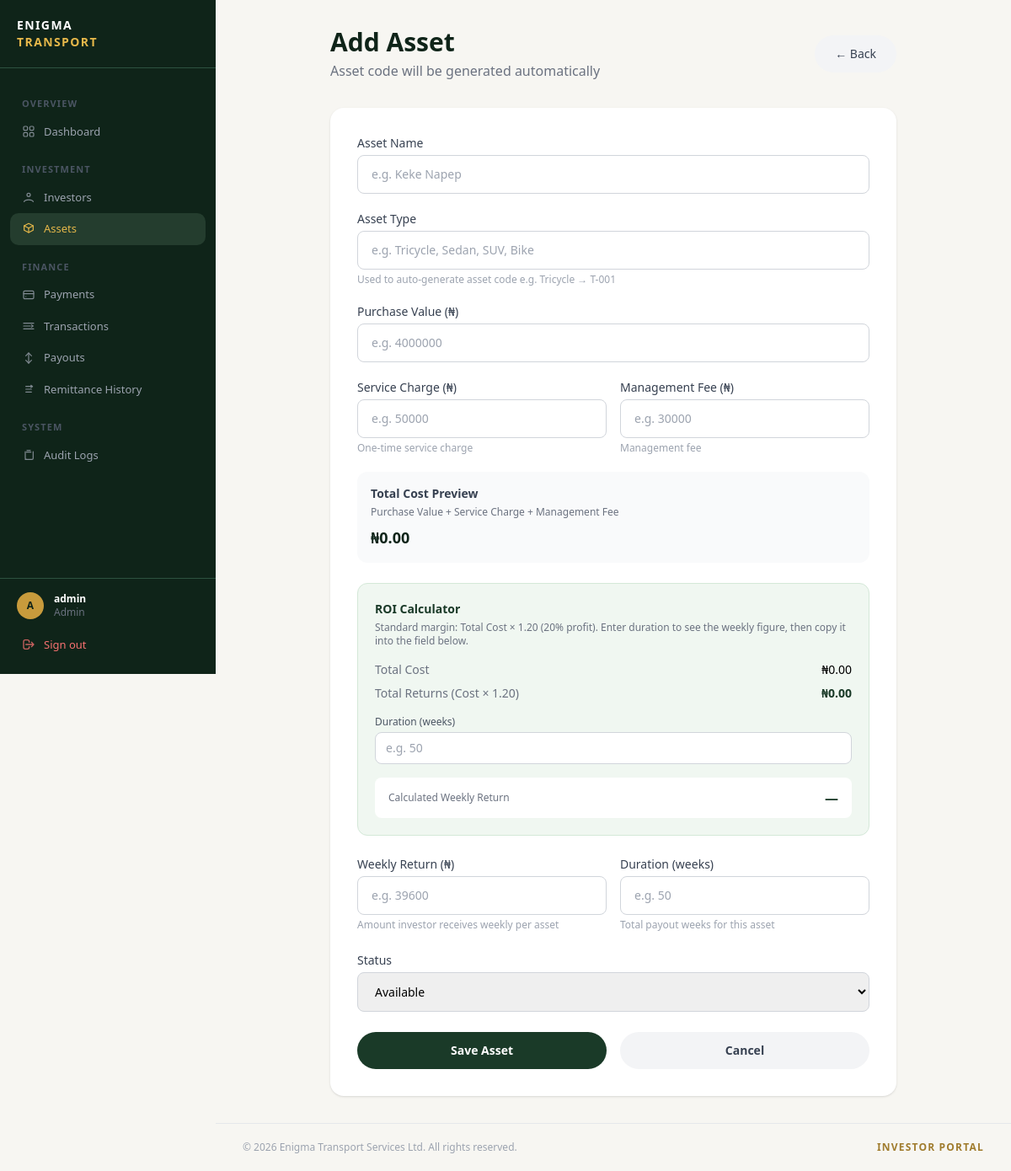
Page /assets/manage/create/ (signed in) on the committed database.
### accounts/models.py (models this page shows, shortened)
class User(AbstractUser):
    ROLE_CHOICES = (
        ('admin', 'Admin'),
        ('investor', 'Investor'),
    )
    role = models.CharField(max_length=20, choices=ROLE_CHOICES, default='investor')
    email = models.EmailField(unique=True)  # ← add this
    created_at = models.DateTimeField(auto_now_add=True)

### assets/views.py (the view)
# urls.py: path('manage/create/', views.admin_asset_create_view, name='admin_asset_create'),
@admin_required
def admin_asset_create_view(request):
    if request.method == 'POST':
        form = AssetForm(request.POST)
        if form.is_valid():
            form.save()
            messages.success(request, 'Asset created successfully.')
            return redirect('admin_asset_list')
    else:
        form = AssetForm()
    return render(request, 'assets/admin/asset_create.html', {'form': form})

### templates/assets/admin/asset_create.html (shortened to what this page needs)
{% extends 'base.html' %}
{% load humanize %}
{% block dashboard_content %}
<div class="max-w-2xl mx-auto">
    <div class="mb-8 flex justify-between items-center">
        <div>
            <h1 class="text-3xl font-bold text-[#0f2419]">Add Asset</h1>
            <p class="text-gray-500 mt-1">Asset code will be generated automatically</p>
        </div>
        <a href="{% url 'admin_asset_list' %}"
            class="bg-gray-100 text-gray-700 px-6 py-3 rounded-full font-medium hover:bg-gray-200 transition text-sm">
            &larr; Back
        </a>
    </div>
    <div class="bg-white rounded-2xl shadow p-8">
        <form method="POST">
            <div class="mb-5">
                <label class="block text-sm font-medium text-gray-700 mb-1">Asset Name</label>
                <input type="text" name="name"
                    value="{{ form.name.value|default:'' }}"
                    placeholder="e.g. Keke Napep"
                    class="w-full border border-gray-300 rounded-lg px-4 py-3 text-sm focus:outline-none focus:ring-2 focus:ring-[#e6b84a]">
            </div>
            <div class="mb-5">
                <label class="block text-sm font-medium text-gray-700 mb-1">Asset Type</label>
                <input type="text" name="asset_type"
                    value="{{ form.asset_type.value|default:'' }}"
                    placeholder="e.g. Tricycle, Sedan, SUV, Bike"
                    class="w-full border border-gray-300 rounded-lg px-4 py-3 text-sm focus:outline-none focus:ring-2 focus:ring-[#e6b84a]">
                <p class="text-xs text-gray-400 mt-1">Used to auto-generate asset code e.g. Tricycle → T-001</p>
            </div>
            <div class="mb-5">
                <label class="block text-sm font-medium text-gray-700 mb-1">Purchase Value (₦)</label>
                <input type="number" name="purchase_value" min="0" step="0.01" id="purchase-value-input"
                    value="{{ form.purchase_value.value|default:'' }}"
                    placeholder="e.g. 4000000"
                    class="w-full border border-gray-300 rounded-lg px-4 py-3 text-sm focus:outline-none focus:ring-2 focus:ring-[#e6b84a]">
            </div>
            <div class="grid grid-cols-2 gap-4 mb-5">
                <div>
                    <label class="block text-sm font-medium text-gray-700 mb-1">Service Charge (₦)</label>
                    <input type="number" name="service_charge" min="0" step="0.01" id="service-charge-input"
                        value="{{ form.service_charge.value|default:'' }}"
                        placeholder="e.g. 50000"
                        class="w-full border border-gray-300 rounded-lg px-4 py-3 text-sm focus:outline-none focus:ring-2 focus:ring-[#e6b84a]">
                    <p class="text-xs text-gray-400 mt-1">One-time service charge</p>
                </div>
                <div>
                    <label class="block text-sm font-medium text-gray-700 mb-1">Management Fee (₦)</label>
                    <input type="number" name="management_fee" min="0" step="0.01" id="management-fee-input"
                        value="{{ form.management_fee.value|default:'' }}"
                        placeholder="e.g. 30000"
                        class="w-full border border-gray-300 rounded-lg px-4 py-3 text-sm focus:outline-none focus:ring-2 focus:ring-[#e6b84a]">
                    <p class="text-xs text-gray-400 mt-1">Management fee</p>
                </div>
            </div>
            <div class="bg-gray-50 rounded-xl p-4 mb-6">
                <p class="text-sm font-bold text-gray-700 mb-1">Total Cost Preview</p>
                <p class="text-xs text-gray-500">Purchase Value + Service Charge + Management Fee</p>
                <p class="text-lg font-bold text-[#0f2419] mt-2" id="total-preview">₦0.00</p>
            </div>
            <div class="rounded-xl p-5 mb-6" style="background:#f0f7f1; border:1px solid #d4e8d8;">
                <p class="text-sm font-bold mb-1" style="color:#1a3a28;">ROI Calculator</p>
                <p class="text-xs text-gray-500 mb-4">Standard margin: Total Cost &times; 1.20 (20% profit). Enter duration to see the weekly figure, then copy it into the field below.</p>
                <div class="flex justify-between text-sm mb-2">
                    <span class="text-gray-500">Total Cost</span>
                    <span class="font-medium" id="calc-total-cost">₦0.00</span>
                </div>
                <div class="flex justify-between text-sm mb-4">
                    <span class="text-gray-500">Total Returns (Cost &times; 1.20)</span>
                    <span class="font-bold" style="color:#1a3a28;" id="calc-total-returns">₦0.00</span>
                </div>
                <div class="mb-4">
                    <label class="block text-xs font-medium text-gray-600 mb-1">Duration (weeks)</label>
                    <input type="number" id="calc-duration-weeks" min="1"
                        placeholder="e.g. 50"
                        class="w-full border border-gray-300 rounded-lg px-3 py-2 text-sm focus:outline-none">
                </div>
                <div class="flex justify-between items-center bg-white rounded-lg px-4 py-3">
                    <span class="text-xs text-gray-500">Calculated Weekly Return</span>
                    <span class="text-base font-bold" id="calc-weekly-result" style="color:#1a3a28;">—</span>
                </div>
            </div>
            <div class="grid grid-cols-2 gap-4 mb-6">
                <div>
                    <label class="block text-sm font-medium text-gray-700 mb-1">Weekly Return (₦)</label>
                    <input type="number" name="weekly_return" min="0" step="0.01" id="weekly-return-input"
                        value="{{ form.weekly_return.value|default:'' }}"
                        placeholder="e.g. 39600"
                        class="w-full border border-gray-300 rounded-lg px-4 py-3 text-sm focus:outline-none focus:ring-2 focus:ring-[#e6b84a]">
                    <p class="text-xs text-gray-400 mt-1">Amount investor receives weekly per asset</p>
                </div>
                <div>
                    <label class="block text-sm font-medium text-gray-700 mb-1">Duration (weeks)</label>
                    <input type="number" name="duration_weeks" min="1" id="duration-weeks-input"
                        value="{{ form.duration_weeks.value|default:'' }}"
                        placeholder="e.g. 50"
                        class="w-full border border-gray-300 rounded-lg px-4 py-3 text-sm focus:outline-none focus:ring-2 focus:ring-[#e6b84a]">
                    <p class="text-xs text-gray-400 mt-1">Total payout weeks for this asset</p>
                </div>
            </div>
            <div class="mb-6">
                <label class="block text-sm font-medium text-gray-700 mb-1">Status</label>
                <select name="status"
                    class="w-full border border-gray-300 rounded-lg px-4 py-3 text-sm focus:outline-none focus:ring-2 focus:ring-[#e6b84a]">
                    {% for value, label in form.status.field.choices %}
                    <option value="{{ value }}" {% if form.status.value == value %}selected{% endif %}>{{ label }}</option>
                    {% endfor %}
                </select>
            </div>
            <div class="flex gap-4">
                <button type="submit"
                    class="flex-1 bg-[#1a3a28] text-white py-3 rounded-full font-semibold hover:bg-[#0f2419] transition text-sm">
                    Save Asset
                </button>
                <a href="{% url 'admin_asset_list' %}"
                    class="flex-1 text-center bg-gray-100 text-gray-700 py-3 rounded-full font-semibold hover:bg-gray-200 transition text-sm">
                    Cancel
                </a>
            </div>
        </form>
    </div>
</div>
{% endblock %}

### templates/base.html (shortened to what this page needs)
<!DOCTYPE html>
<html lang="en">
<head>
    <script src="https://cdn.tailwindcss.com"></script>
</head>
<body class="bg-surface font-sans">
{% if user.is_authenticated %}
<aside id="sidebar">
    <div class="px-5 py-5 border-b border-forest-muted flex items-center justify-between shrink-0">
        <a href="/" class="flex flex-col leading-tight">
            <span class="text-white font-bold text-sm tracking-widest uppercase">Enigma</span>
            <span class="text-gold-light font-bold text-sm tracking-widest uppercase">Transport</span>
        </a>
    </div>
    <nav class="flex-1 px-3 py-4 overflow-y-auto min-h-0">
        {% if user.role == 'admin' %}
        <span class="nav-section">OVERVIEW</span>
        <a href="{% url 'admin_dashboard' %}" class="nav-item {% if request.resolver_match.url_name == 'admin_dashboard' %}active{% endif %}">
            Dashboard
        </a>
        <span class="nav-section">INVESTMENT</span>
        <a href="{% url 'admin_investor_list' %}" class="nav-item {% if 'investor' in request.resolver_match.url_name %}active{% endif %}">
            <svg xmlns="http://www.w3.org/2000/svg"
                 viewBox="0 0 24 24"
                 fill="none"
                 stroke="currentColor"
                 stroke-width="1.8"
                 stroke-linecap="round"
                 stroke-linejoin="round"
                 class="w-6 h-6">
              <circle cx="12" cy="8" r="3"/>
              <path d="M4 20c1.8-4.5 14.2-4.5 16 0"/>
            </svg>
            Investors
        </a>
        <a href="{% url 'admin_asset_list' %}" class="nav-item {% if 'asset' in request.resolver_match.url_name %}active{% endif %}">
            <svg xmlns="http://www.w3.org/2000/svg"
                 viewBox="0 0 24 24"
                 fill="none"
                 stroke="currentColor"
                 stroke-width="1.8"
                 stroke-linecap="round"
                 stroke-linejoin="round"
                 class="w-6 h-6">
              <path d="M12 2l8 4-8 4-8-4 8-4z"/>
              <path d="M4 6v8l8 4 8-4V6"/>
              <path d="M12 10v8"/>
            </svg>
            Assets
        </a>
        <span class="nav-section">FINANCE</span>
        <a href="{% url 'central_payment' %}" class="nav-item {% if 'payment' in request.resolver_match.url_name %}active{% endif %}">
            <svg xmlns="http://www.w3.org/2000/svg"
                 viewBox="0 0 24 24"
                 fill="none"
                 stroke="currentColor"
                 stroke-width="1.8"
                 stroke-linecap="round"
                 stroke-linejoin="round"
                 class="w-6 h-6">
              <rect x="3" y="5" width="18" height="14" rx="2"/>
              <path d="M3 10h18"/>
              <path d="M7 15h.01"/>
            </svg>
            Payments
        </a>
        <a href="{% url 'admin_transaction_list' %}" class="nav-item {% if 'transaction' in request.resolver_match.url_name %}active{% endif %}">
            <svg xmlns="http://www.w3.org/2000/svg"
                 viewBox="0 0 24 24"
                 fill="none"
                 stroke="currentColor"
                 stroke-width="1.8"
                 stroke-linecap="round"
                 stroke-linejoin="round"
                 class="w-6 h-6">
              <path d="M3 7h18"/>
              <path d="M3 12h12"/>
              <path d="M3 17h18"/>
              <path d="M17 10l3 2-3 2"/>
            </svg>
            Transactions
        </a>
        <a href="{% url 'admin_payout_list' %}" class="nav-item {% if 'payout' in request.resolver_match.url_name %}active{% endif %}">
            <svg xmlns="http://www.w3.org/2000/svg"
                 viewBox="0 0 24 24"
                 fill="none"
                 stroke="currentColor"
                 stroke-width="1.8"
                 stroke-linecap="round"
                 stroke-linejoin="round"
                 class="w-6 h-6">
              <path d="M12 3v18"/>
              <path d="M7 8l5-5 5 5"/>
              <path d="M7 16l5 5 5-5"/>
            </svg>
            Payouts
        </a>
        <a href="{% url 'remittance_list' %}" class="nav-item {% if 'remittance' in request.resolver_match.url_name %}active{% endif %}">
            <svg xmlns="http://www.w3.org/2000/svg"
                 viewBox="0 0 24 24"
                 fill="none"
                 stroke="currentColor"
                 stroke-width="1.8"
                 stroke-linecap="round"
                 stroke-linejoin="round"
                 class="w-6 h-6">
              <path d="M7 7h10"/>
              <path d="M7 12h10"/>
              <path d="M7 17h10"/>
              <path d="M16 5l3 2-3 2"/>
            </svg>
            Remittance History
        </a>
        <span class="nav-section">SYSTEM</span>
        <a href="{% url 'admin_auditlog_list' %}" class="nav-item {% if 'auditlog' in request.resolver_match.url_name %}active{% endif %}">
            <svg xmlns="http://www.w3.org/2000/svg"
                 viewBox="0 0 24 24"
                 fill="none"
                 stroke="currentColor"
                 stroke-width="1.8"
                 stroke-linecap="round"
                 stroke-linejoin="round"
                 class="w-6 h-6">
              <path d="M9 4h6"/>
              <path d="M8 7h8"/>
              <path d="M6 20h12a2 2 0 0 0 2-2V6"/>
              <path d="M6 6v12a2 2 0 0 0 2 2"/>
            </svg>
            Audit Logs
        </a>
        {% endif %}
    </nav>
    <div class="border-t border-forest-muted px-3 py-4 shrink-0">
        <div class="flex items-center gap-3 px-2 mb-3">
            <div class="w-8 h-8 rounded-full bg-gold flex items-center justify-center text-forest-dark text-xs font-bold shrink-0">
                {{ user.username|first|upper }}
            </div>
            <div class="flex-1 min-w-0">
                <p class="text-white text-xs font-semibold truncate">{{ user.username }}</p>
                <p class="text-gray-500 text-xs capitalize">{{ user.role }}</p>
            </div>
        </div>
        <a href="{% url 'logout' %}" class="nav-item w-full text-red-400 hover:text-red-300 hover:bg-red-950/30">
            <svg fill="none" stroke="currentColor" viewBox="0 0 24 24"><path stroke-linecap="round" stroke-linejoin="round" stroke-width="2" d="M17 16l4-4m0 0l-4-4m4 4H7m6 4v1a3 3 0 01-3 3H6a3 3 0 01-3-3V7a3 3 0 013-3h4a3 3 0 013 3v1"/></svg>
            Sign out
        </a>
    </div>
</aside>
    <div id="main-content">
        <main class="flex-1 px-6 lg:px-8 py-8">{% block dashboard_content %}{% endblock %}</main>
        <footer class="px-6 lg:px-8 py-5 border-t border-gray-200">
            <div class="flex flex-col sm:flex-row justify-between items-center gap-1 text-xs text-gray-400">
                <span>&copy; 2026 Enigma Transport Services Ltd. All rights reserved.</span>
                <span class="text-gold-muted font-semibold tracking-widest uppercase text-xs">Investor Portal</span>
            </div>
        </footer>
    </div>
{% endif %}
</body>
</html>

### rows in the picture
User: username|first "A", username "admin", role "Admin"

### other values in the picture
form field status "Available"
